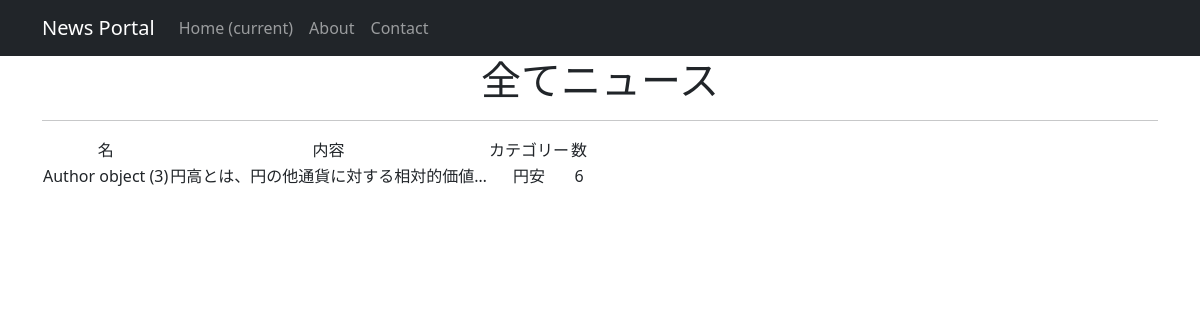
/news/6, run on the app's committed database.
### news/models.py (models this page shows, shortened)
class Post(models.Model):
    author = models.ForeignKey(Author, default=1, on_delete=models.CASCADE)
    type = models.CharField(max_length=7, choices=TYPE)
    time_in= models.DateTimeField(auto_now_add=True)
    category = models.ManyToManyField(Category, through='PostCategory')
    title = models.CharField(max_length=264)
    text = models.TextField()
    rating = models.IntegerField(default=0)

class Author(models.Model):
    user = models.OneToOneField(User, on_delete=models.CASCADE)
    user_rating = models.IntegerField(default=0)

### news/views.py (the view)
# urls.py: path('<int:pk>', PostDetail.as_view(), name= 'news'),
class PostDetail(DetailView):
    model = Post
    template_name = 'PostCategoryOneByOne.html'
    context_object_name = 'PostCategoryOneByOne'

### templates/PostCategoryOneByOne.html (shortened to what this page needs)
{% extends 'flatpages/default.html' %}
{% load custom_tags %}
{% block content %}
   <h1>全てニュース</h1>
   <hr>
   {% if PostCategoryOneByOne %}
       <table>
           <tr>
               <td>名</td>
               <td>内容</td>
               <td>カテゴリー</td>
               <td>数</td>
           </tr>
           <tr>
               <td>{{ PostCategoryOneByOne.author }}</td>
               <td>{{ PostCategoryOneByOne.text|truncatechars:20 }}</td>
               <td>{{ PostCategoryOneByOne.title }}</td>
               <td>{{ PostCategoryOneByOne.rating }}</td>
           </tr>
       </table>
   {% else %}
    <h2>ニュース無し</h2>
   {% endif %}
{% endblock content %}

### data on the page
Post: author "Author object (3)", text "円高とは、円の他通貨に対する相対的価値…", title "円安", rating "6"
